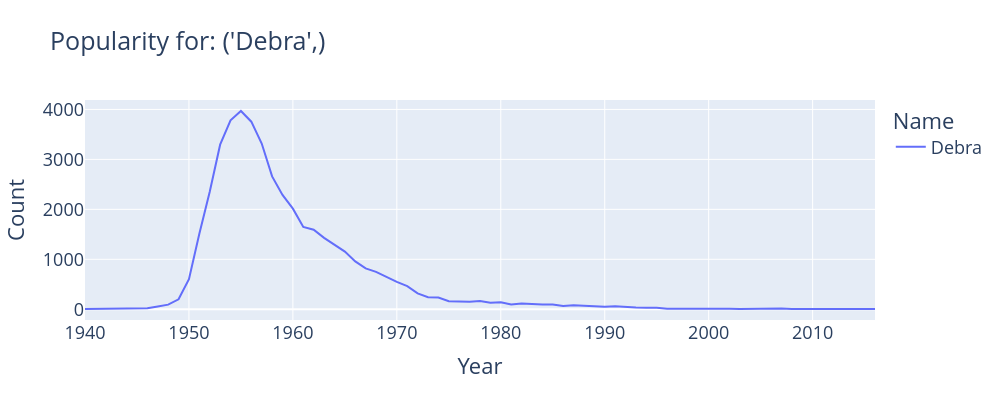

The cell this chart's notebook holds for it:
### Markdown cell above
We can visualize the decrease in the popularity of the name "Debra:"

### Code cell
# Don't worry about the * in the function definition! 
# Focus on the plot.
def plot_name(*names):
    fig = px.line(f_babynames[f_babynames["Name"].isin(names)], 
                  x="Year", y="Count", color="Name",
                  title=f"Popularity for: {names}")
    fig.update_layout(font_size=18, 
                  autosize=False, 
                  width=1000, 
                  height=400)
    return fig

plot_name("Debra")

### Figure 1 — Plotly figure (JSON) as saved in the notebook; plotly's stock layout.template omitted (floating-point values rounded to 4 significant figures)
{"data": [{"hovertemplate": "Name=Debra<br>Year=%{x}<br>Count=%{y}<extra></extra>", "legendgroup": "Debra", "line": {"color": "#636efa", "dash": "solid"}, "marker": {"symbol": "circle"}, "mode": "lines", "name": "Debra", "orientation": "v", "showlegend": true, "type": "scatter", "x": [1940, 1942, 1943, 1944, 1945, 1946, 1947, 1948, 1949, 1950, 1951, 1952, 1953, 1954, 1955, 1956, 1957, 1958, 1959, 1960, 1961, 1962, 1963, 1964, 1965, 1966, 1967, 1968, 1969, 1970, 1971, 1972, 1973, 1974, 1975, 1976, 1977, 1978, 1979, 1980, 1981, 1982, 1983, 1984, 1985, 1986, 1987, 1988, 1989, 1990, 1991, 1992, 1993, 1994, 1995, 1996, 1997, 1998, 1999, 2000, 2001, 2002, 2003, 2004, 2005, 2006, 2007, 2008, 2009, 2012, 2013, 2016], "xaxis": "x", "y": [7, 7, 8, 15, 19, 20, 56, 92, 199, 601, 1510, 2351, 3295, 3784, 3969, 3755, 3318, 2660, 2290, 2014, 1647, 1592, 1430, 1287, 1154, 958, 818, 748, 647, 547, 463, 318, 242, 236, 159, 151, 151, 164, 130, 141, 97, 114, 97, 95, 93, 64, 78, 69, 71, 51, 62, 41, 34, 28, 28, 12, 14, 16, 10, 13, 14, 10, 7, 12, 13, 12, 13, 6, 7, 5, 8, 5], "yaxis": "y"}], "layout": {"autosize": false, "font": {"size": 18}, "height": 400, "legend": {"title": {"text": "Name"}, "tracegroupgap": 0}, "title": {"text": "Popularity for: ('Debra',)"}, "width": 1000, "xaxis": {"anchor": "y", "domain": [0, 1], "title": {"text": "Year"}}, "yaxis": {"anchor": "x", "domain": [0, 1], "title": {"text": "Count"}}}}
